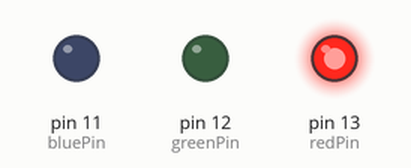
A sketch run on a simulated Arduino Uno, built with avr-gcc and run on an emulated ATmega328P. On the bench: output pins drawn as LEDs (lit = HIGH).

Above: at 0.2 s.
At 9.2 s:
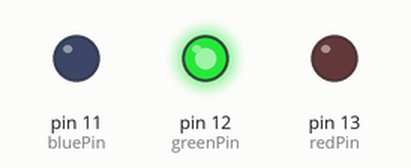
At 19.2 s:
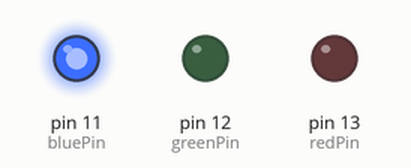
At 38.7 s:
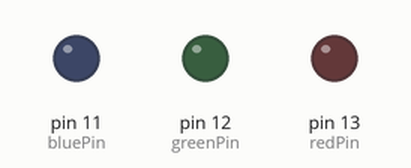
Timing chart, 0 to 39.0 s (numbered marks = the images above):
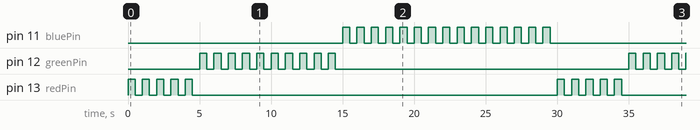

The sketch:

tripleLights.ino
```cpp
int redPin = 13;
int greenPin = 12;
int bluePin = 11;

void setup()
{
  // put your setup code here, to run once:

  pinMode(redPin, OUTPUT);
  pinMode(greenPin, OUTPUT);
  pinMode(bluePin, OUTPUT);
}

void loop()
{

  // red loop
  int countRed = 5;
  for (size_t i = 0; i < countRed; i++)
  {
    digitalWrite(redPin, HIGH);
    delay(500);
    digitalWrite(redPin, LOW);
    delay(500);
  }
  // green loop
  int countGreen = 10;
  for (size_t i = 0; i < countGreen; i++)
  {
    digitalWrite(greenPin, HIGH);
    delay(500);
    digitalWrite(greenPin, LOW);
    delay(500);
  }
  // blue loop
  int countBlue = 15;
  for (size_t i = 0; i < countBlue; i++)
  {
    digitalWrite(bluePin, HIGH);
    delay(500);
    digitalWrite(bluePin, LOW);
    delay(500);
  }
}
```

Measured:
- by itself, pin 11 (bluePin): repeats every 30.0 s: HIGH 0.50 s, LOW 15.5 s, 14 × (HIGH 0.50 s, LOW 0.50 s)
- by itself, pin 12 (greenPin): repeats every 30.0 s: 9 × (LOW 0.50 s, HIGH 0.50 s), LOW 20.5 s, HIGH 0.50 s
- by itself, pin 13 (redPin): repeats every 30.0 s: 4 × (LOW 0.50 s, HIGH 0.50 s), LOW 25.5 s, HIGH 0.50 s
